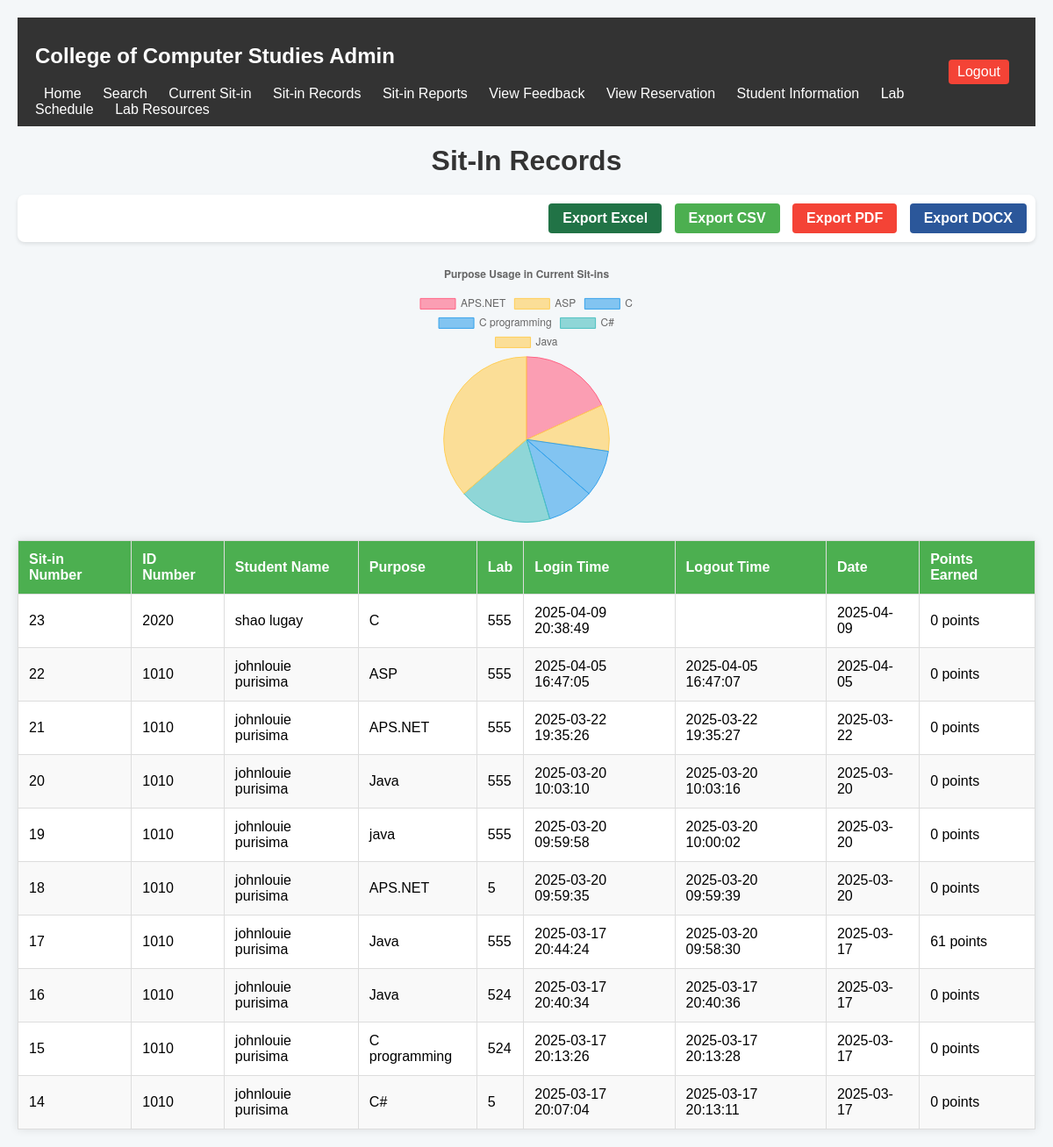
Screenshot of /view_sitin.php (signed in) with the database file from the repository.
### tables this page shows
CREATE TABLE `sit_in_history` (
  `id` int(11) NOT NULL,
  `user_id` varchar(50) NOT NULL,
  `purpose` varchar(255) NOT NULL,
  `lab` varchar(255) NOT NULL,
  `session_start` datetime NOT NULL,
  `session_end` datetime DEFAULT NULL,
  `date_time` datetime DEFAULT NULL,
  `status` enum('pending','accepted','declined') DEFAULT 'pending'
);

CREATE TABLE `users` (
  `id` int(11) NOT NULL,
  `username` varchar(50) NOT NULL,
  `password_hash` varchar(255) NOT NULL,
  `idno` varchar(50) NOT NULL,
  `lastname` varchar(50) NOT NULL,
  `firstname` varchar(50) NOT NULL,
  `middlename` varchar(50) DEFAULT NULL,
  `course` varchar(10) NOT NULL,
  `year` int(11) NOT NULL,
  `email` varchar(100) NOT NULL,
  `role` enum('admin','staff','student') NOT NULL,
  `sessions_remaining` int(11) DEFAULT 30,
  `total_points` int(11) NOT NULL DEFAULT 0
);

### view_sitin.php (the view, shortened to what this page needs)
<?php
include 'db_connect.php';
$page = isset($_GET['page']) ? (int)$_GET['page'] : 1;
$per_page = 10;
$offset = ($page - 1) * $per_page;
$search = isset($_GET['search']) ? $_GET['search'] : '';
$sql = "SELECT sit_in_history.*, users.firstname, users.lastname
        FROM sit_in_history
        JOIN users ON sit_in_history.user_id = users.idno
        WHERE (sit_in_history.user_id LIKE ? OR users.firstname LIKE ? OR users.lastname LIKE ? OR sit_in_history.purpose LIKE ? OR sit_in_history.lab LIKE ?)
        ORDER BY sit_in_history.session_start DESC
        LIMIT ? OFFSET ?";
$stmt = $conn->prepare($sql);
$search_term = "%$search%";
$stmt->bind_param("sssssii", $search_term, $search_term, $search_term, $search_term, $search_term, $per_page, $offset);
$stmt->execute();
$result = $stmt->get_result();
$sql_pie_purpose = "SELECT purpose, COUNT(*) as count
                    FROM sit_in_history
                    GROUP BY purpose";
$result_pie_purpose = $conn->query($sql_pie_purpose);
$labels_purpose = [];
$data_purpose = [];
$colors_purpose = [];
$colorPalette = [
    'rgba(255, 99, 132, 0.6)',
    'rgba(54, 162, 235, 0.6)',
    'rgba(255, 206, 86, 0.6)',
    'rgba(75, 192, 192, 0.6)',
    'rgba(153, 102, 255, 0.6)',
];
while ($row = $result_pie_purpose->fetch_assoc()) {
    $labels_purpose[] = $row['purpose'];
    $data_purpose[] = $row['count'];
    $colors_purpose[] = $colorPalette[array_rand($colorPalette)];
}
?>
<!DOCTYPE html>
<html lang="en">
<head>
</head>
<body>
<div class="header">
    <div>
        <h2> College of Computer Studies Admin</h2>
        <a href="admin_home.php">Home</a>
        <a href="search_student.php">Search</a>
        <a href="view_current_sitin.php">Current Sit-in</a>
        <a href="view_sitin.php">Sit-in Records</a>
        <a href="sitin_reports.php">Sit-in Reports</a>
        <a href="view_feedback.php">View Feedback</a>
        <a href="view_reservation.php">View Reservation</a>
        <a href="student_management.php">Student Information</a>
        <a href="lab_schedule.php">Lab Schedule</a>
        <a href="lab_resources.php">Lab Resources</a>
    </div>
    <a href="logout.php" class="logout-btn">Logout</a>
</div>
    <h1>Sit-In Records</h1>
    <div class="export-buttons">
        <a href="export_sitin.php?format=excel" class="export-btn excel">Export Excel</a>
        <a href="export_sitin.php?format=csv" class="export-btn csv">Export CSV</a>
        <a href="export_sitin.php?format=pdf" class="export-btn pdf">Export PDF</a>
        <a href="export_sitin.php?format=docx" class="export-btn docx">Export DOCX</a>
    </div>
    <div class="chart-container">
        <canvas id="purposeUsageChart"></canvas>
    </div>
    <table>
        <thead>
            <tr>
                <th>Sit-in Number</th>
                <th>ID Number</th>
                <th>Student Name</th>
                <th>Purpose</th>
                <th>Lab</th>
                <th>Login Time</th>
                <th>Logout Time</th>
                <th>Date</th>
                <th>Points Earned</th>
            </tr>
        </thead>
        <tbody>
            <?php if ($result->num_rows > 0): ?>
                <?php while ($row = $result->fetch_assoc()): ?>
                    <?php
                    $date = date('Y-m-d', strtotime($row['session_start']));
                    $points = 0;
                    if ($row['session_end']) {
                        $start = new DateTime($row['session_start']);
                        $end = new DateTime($row['session_end']);
                        $duration = $start->diff($end);
                        $hours = $duration->h + ($duration->days * 24);
                        $points = $hours;
                    }
                    ?>
                    <tr>
                        <td><?= htmlspecialchars($row['id']) ?></td>
                        <td><?= htmlspecialchars($row['user_id']) ?></td>
                        <td><?= htmlspecialchars($row['firstname'] . ' ' . $row['lastname']) ?></td>
                        <td><?= htmlspecialchars($row['purpose']) ?></td>
                        <td><?= htmlspecialchars($row['lab']) ?></td>
                        <td><?= htmlspecialchars($row['session_start']) ?></td>
                        <td><?= htmlspecialchars($row['session_end']) ?></td>
                        <td><?= htmlspecialchars($date) ?></td>
                        <td><?= $points ?> points</td>
                    </tr>
                <?php endwhile; ?>
            <?php else: ?>
                <tr>
                    <td colspan="9" class="no-records">No active sit-in records found.</td>
                </tr>
            <?php endif; ?>
        </tbody>
    </table>
    <script>
        // Render the pie chart for purpose usage
        const ctxPurpose = document.getElementById('purposeUsageChart').getContext('2d');
        const purposeUsageChart = new Chart(ctxPurpose, {
            type: 'pie',
            data: {
                labels: <?= json_encode($labels_purpose) ?>,
                datasets: [{
                    label: 'Purpose Usage',
                    data: <?= json_encode($data_purpose) ?>,
                    backgroundColor: <?= json_encode($colors_purpose) ?>,
                    borderColor: <?= json_encode(array_map(function($color) { return str_replace('0.6', '1', $color); }, $colors_purpose)) ?>,
                    borderWidth: 1
                }]
            },
            options: {
                responsive: true,
                maintainAspectRatio: false,
                plugins: {
                    legend: {
                        position: 'top',
                    },
                    title: {
                        display: true,
                        text: 'Purpose Usage in Current Sit-ins'
                    }
                }
            }
        });
    </script>
</body>
</html>

### view_sitin.php (style rules this page uses)
body { font-family: Arial, sans-serif; margin: 0; padding: 20px; background-color: #f4f7f9; }
h1 { text-align: center; margin-bottom: 20px; color: #333; }
table { width: 100%; border-collapse: collapse; margin-top: 20px; background-color: white; box-shadow: 0 0 10px rgba(0, 0, 0, 0.1); }
th, td { padding: 12px; border: 1px solid #ddd; text-align: left; }
th { background-color: #4CAF50; color: white; }
tr:nth-child(even) { background-color: #f9f9f9; }
.logout-btn { background-color: #f44336; color: white; border: none; padding: 5px 10px; border-radius: 4px; cursor: pointer; }
.chart-container { width: 300px; height: 300px; margin: 20px auto; }
.header { background-color: #333; color: white; padding: 10px 20px; display: flex; justify-content: space-between; align-items: center; margin-bottom: 20px; }
.header a { color: white; text-decoration: none; margin: 0 10px; }
.export-buttons { margin: 20px 0; text-align: right; padding: 10px; background: white; border-radius: 8px; box-shadow: 0 2px 4px rgba(0,0,0,0.1); }
.export-btn { display: inline-block; padding: 8px 16px; margin-left: 10px; border-radius: 4px; color: white; text-decoration: none; font-weight: bold; transition: background-color 0.3s; }
.export-btn.excel { background-color: #217346; }
.export-btn.csv { background-color: #4CAF50; }
.export-btn.pdf { background-color: #f44336; }
.export-btn.docx { background-color: #2b579a; }

### rows the page displays
sit_in_history: id "23", user "2020", users.firstname+lastname "shao lugay", purpose "C", lab "555", session_start "2025-04-09 20:38:49", session_start "2025-04-09", points "0"
sit_in_history: id "22", user "1010", users.firstname+lastname "johnlouie purisima", purpose "ASP", lab "555", session_start "2025-04-05 16:47:05", session_end "2025-04-05 16:47:07", session_start "2025-04-05", points "0"
sit_in_history: id "21", user "1010", users.firstname+lastname "johnlouie purisima", purpose "APS.NET", lab "555", session_start "2025-03-22 19:35:26", session_end "2025-03-22 19:35:27", session_start "2025-03-22", points "0"
sit_in_history: id "20", user "1010", users.firstname+lastname "johnlouie purisima", purpose "Java", lab "555", session_start "2025-03-20 10:03:10", session_end "2025-03-20 10:03:16", session_start "2025-03-20", points "0"
sit_in_history: id "19", user "1010", users.firstname+lastname "johnlouie purisima", purpose "java", lab "555", session_start "2025-03-20 09:59:58", session_end "2025-03-20 10:00:02", session_start "2025-03-20", points "0"
sit_in_history: id "18", user "1010", users.firstname+lastname "johnlouie purisima", purpose "APS.NET", lab "5", session_start "2025-03-20 09:59:35", session_end "2025-03-20 09:59:39", session_start "2025-03-20", points "0"
sit_in_history: id "17", user "1010", users.firstname+lastname "johnlouie purisima", purpose "Java", lab "555", session_start "2025-03-17 20:44:24", session_end "2025-03-20 09:58:30", session_start "2025-03-17", points "61"
sit_in_history: id "16", user "1010", users.firstname+lastname "johnlouie purisima", purpose "Java", lab "524", session_start "2025-03-17 20:40:34", session_end "2025-03-17 20:40:36", session_start "2025-03-17", points "0"
sit_in_history: id "15", user "1010", users.firstname+lastname "johnlouie purisima", purpose "C programming", lab "524", session_start "2025-03-17 20:13:26", session_end "2025-03-17 20:13:28", session_start "2025-03-17", points "0"
sit_in_history: id "14", user "1010", users.firstname+lastname "johnlouie purisima", purpose "C#", lab "5", session_start "2025-03-17 20:07:04", session_end "2025-03-17 20:13:11", session_start "2025-03-17", points "0"

### other values shown
chart data {{ json_encode($labels_purpose) }} ["APS.NET","ASP","C","C programming","C#","Java"]
chart data {{ json_encode($data_purpose) }} ["2","1","1","1","2","4"]
chart data {{ json_encode($colors_purpose) }} ["rgba(255, 99, 132, 0.6)","rgba(255, 206, 86, 0.6)","rgba(54, 162, 235, 0.6)","rgba(54, 162, 235, 0.6)","rgba(75, 192, 192, 0.6)","rgba(255, 206, 86, 0.6)"]
